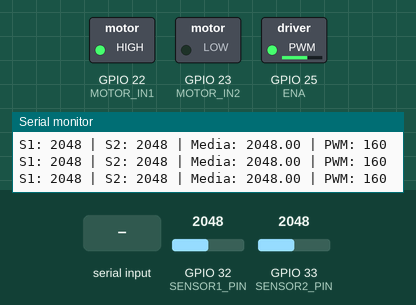
This program was run on a simulated ESP32. Parts: switched loads named in the program (green lamp = pin HIGH), the last lines printed to the serial monitor. The inputs (shaded band) are chosen by the test bench; at power-on: GPIO 32 (SENSOR1_PIN) = 2048, GPIO 33 (SENSOR2_PIN) = 2048 (analog values on the 0–4095 scale).

Above: at 1.2 s.
1.3 s: "90,45\n" received over Serial
At 1.8 s:
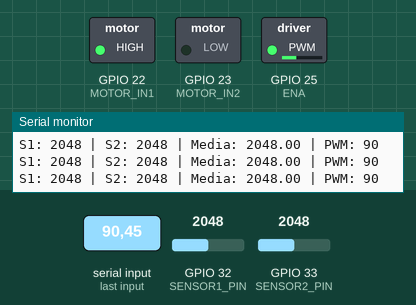
2.8 s: "30,150\n" received over Serial
At 3.6 s:
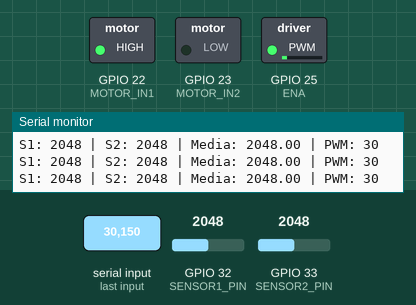
4.3 s: "200\n" received over Serial
At 4.8 s:
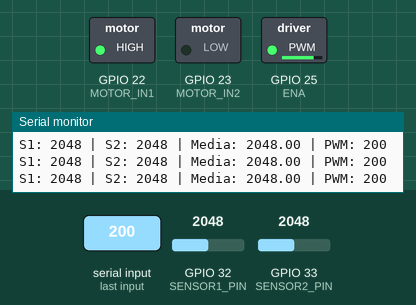
5.8 s: "90\n" received over Serial
At 6.7 s:
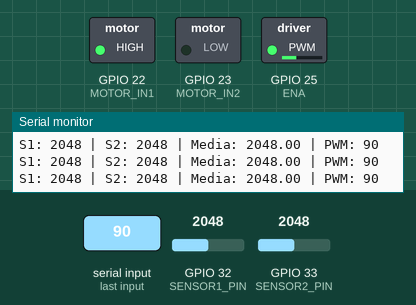
Timing chart, 0 to 8.3 s (numbered marks = the images above; inputs shaded):
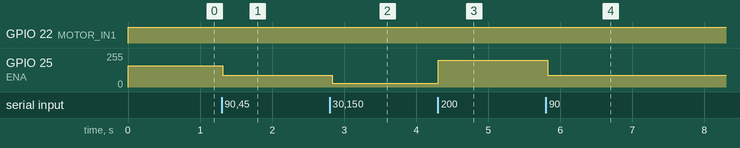

The program:

main.cpp
```cpp
#include <Arduino.h>
#include "esp32-hal-cpu.h"

// Sensores
#define SENSOR1_PIN 32
#define SENSOR2_PIN 33

// Ponte H L298N
#define MOTOR_IN1 22
#define MOTOR_IN2 23
#define ENA 25

int f = 160;

void setup() {
    Serial.begin(115200);
    setCpuFrequencyMhz(240);

    Serial.printf("CPU: %u MHz\n", getCpuFrequencyMhz());

    analogReadResolution(12);

    analogSetPinAttenuation(SENSOR1_PIN, ADC_11db);
    analogSetPinAttenuation(SENSOR2_PIN, ADC_11db);

    pinMode(SENSOR1_PIN, INPUT);
    pinMode(SENSOR2_PIN, INPUT);
    pinMode(MOTOR_IN1, OUTPUT);
    pinMode(MOTOR_IN2, OUTPUT);
    pinMode(ENA, OUTPUT);

    digitalWrite(MOTOR_IN1, LOW);
    digitalWrite(MOTOR_IN2, LOW);
}

void loop() {

    if (Serial.available() > 0) {
        String input = Serial.readStringUntil('\n');
        input.trim();

        if (input.length() > 0) {
            int valor = input.toInt();
            f = constrain(valor, 0, 255);

            Serial.printf("Novo PWM definido: %d\n", f);
        }
    }

    int sensor1 = analogRead(SENSOR1_PIN);
    int sensor2 = analogRead(SENSOR2_PIN);

    // Média dos dois sensores
    float media = (sensor1 + sensor2) / 2.0f;

    analogWrite(ENA, f);
    digitalWrite(MOTOR_IN1, HIGH);
    digitalWrite(MOTOR_IN2, LOW);

    Serial.printf(
        "S1: %d | S2: %d | Media: %.2f | PWM: %d\n",
        sensor1, sensor2, media, f
    );

    delay(50);
}
```

Measured:
- after the input at 1.3 s, GPIO 25 (ENA): 160/255 → 90/255 at once
- after the input at 2.8 s, GPIO 25 (ENA): 90/255 → 30/255 at once
- after the input at 4.3 s, GPIO 25 (ENA): 30/255 → 200/255 at once
- after the input at 5.8 s, GPIO 25 (ENA): 200/255 → 90/255 at once
